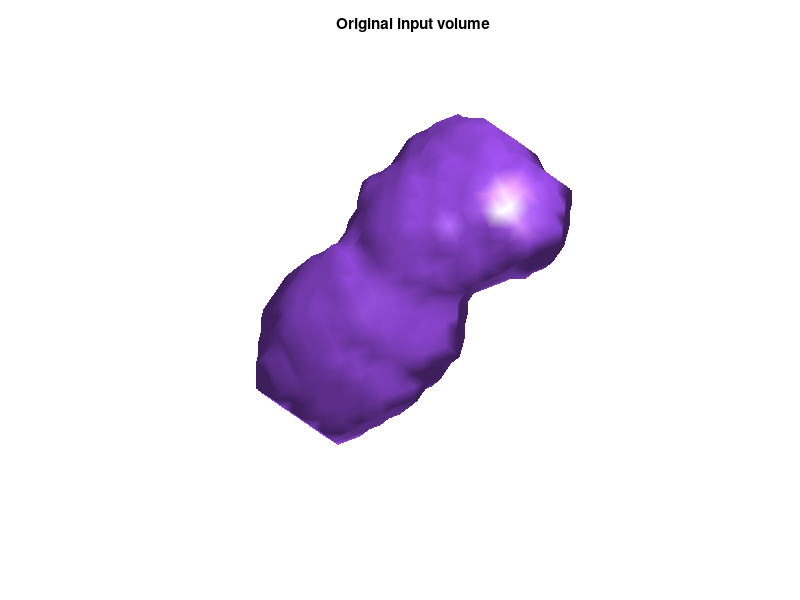

MATLAB code for this plot: (Note: this script raises an error after producing the figure.)
% This is the demo code for experiments on real data follow the two-step 
% strategy in the paper:
%
% [1] J. Wang, M. Zhang, J. Zhang, Y. Wang, Andreas Gahlmann, and S. T. Acton,
% “Graph-theoretic Post-processing of Segmentation with Application to Dense 
% Biofilms.” IEEE Transaction on Image Processing, 30, 8580-8594.(2021)
%
% The post-processing needs may be uncatogorized. See section IV-E in [1].
% First run mode 1: undersegmentation mode; 
% Then run mode 2: oversegmentation mode.
%
% Other related papers:
% [2] BCM3D, DOI: 10.5281/zenodo.4088658
% [3] LCuts, DOI: 10.1109/ICIP.2019.8803064
%
% Latest update: Jan 14, 2021, Jie Wang
%%
clc;clear all; close all;
addpath('support functions');
%% Load data that requires post-processing
% The current demo image is tiff file.
load data_frame10_seg.mat
%%%%% Demo image is labeled segmentation results from [2] %%%%%

%% Sequential step 1: find undersegmented clusters that needs further splitting
% The current selection includes the clusters that is larger than a regular
% bacterial size, or the ones do not present a collinear cell shape.

%%% Parameters %%% 
% based on image resolution and bacterial size
VOLUME_UPPERBOUND = 4/3*pi*4*16+pi*16*50;
CONCAVITY_RATIO = 1.8;
%%%%%%%%%%%%%%%%%%

need_split = [];
labels = sort(unique(L(:)));
num_e = size(unique(L(:)),1)-1;
for n = 1:num_e
    temp_showV = zeros(size(L)); % an intermediate parameter to plot the volume
    temp_showV(L==labels(n+1)) = n;
    figure(1);isosurface(temp_showV,n-1);colormap colorcube;axis equal;axis off;title('Original input volume');
    cc = regionprops3((temp_showV==n),'ConvexVolume');
    s = cc.ConvexVolume/sum(temp_showV==n,'all');
    if size(s,1) >1 
        s = 0;
    end 
    if sum(temp_showV==n,'all')> VOLUME_UPPERBOUND || s>CONCAVITY_RATIO % size and concavity check
       need_split = [need_split;labels(n+1)]; % idx for clusters needs post-processing
    end
end

%% Run m-LCuts mode 1
close all;
%%% Parameters and initializations %%%
showI = 0;
saveI = 0;
distLimit = 5;
sigmaD = 2;
sigmaT = 0.1;
r = [2,6];
sizeLimit = [40,8];
MODE = 1;
postV1 = zeros(size(L));  % ROI volumes after post-processing mode  1
%%%%%%%%%%%%%%%%%%%%%%%%%%%%%%%%%%%%%%
% main
if size(need_split,1)>0
    clear post_segments  post_radii post_radiidx nodes;
    temp_count = 0;
    for n = 1:size(need_split,1)    
        Mask = L(:,:,:)== need_split(n);
        expname = 'results-r/10_exp'+string(n);
        need_splitn = need_split(n);
        [final_Groups,postV] = mLCuts(Mask,MODE,sizeLimit,distLimit,r,sigmaD,sigmaT,expname,L,need_splitn,showI,saveI);%, GT,tG,roi);
        for v = 1:size(unique(postV(:)),1)-1
            temp_count = temp_count+1;
            postV1(postV==v)=temp_count;
        end
        %pause;
        close all;
    end
end

%% Plot current reconstructed volume
no_need_split = [] ;
labels = sort(unique(L(:)));
num_e = size(unique(L(:)),1)-1;
count1 = 0;
Vwhole1 = zeros(size(L)); % reconstructed whole volume after first round
for n = 1:num_e
    temp_showV = zeros(size(L));
    temp_showV(L==labels(n+1)) = n;
    cc = regionprops3((temp_showV==n),'ConvexVolume');
    s = cc.ConvexVolume/sum(temp_showV==n,'all');
    if size(s,1) >1
        s = 0;
    end
    if sum(temp_showV==n,'all')< VOLUME_UPPERBOUND && s<= CONCAVITY_RATIO
       count1 = count1+1;
       Vwhole1(L==labels(n+1)) = count1;
       figure(2);isosurface(temp_showV,n-1);colormap colorcube;axis equal;title('Reconstructed volume after step 1')
       no_need_split = [no_need_split;labels(n+1)];
    end
end
for n = 1:temp_count
    temp_showV = zeros(size(L));
    temp_showV(postV1==n) = n;
    if sum(temp_showV==n,'all')> 0
       count1 = count1+1;
       Vwhole1(postV1==n) = count1;
       figure(2);isosurface(temp_showV,n-1);colormap colorcube;axis equal;axis off;
    end
end

%% Sequential step 2: find over-segmented masks
% The current selection includes the clusters that is smaller than a regular
% bacterial size; in addition, we will find their neighboring segments to
% decide if a connection is needed.
need2 = []; % indices of over-segmented clusters
needV = zeros(size(Vwhole1));
VOLUME_LOWERBOUND = 4/3*pi*4*4*20;
temp_count = 0;
for n = 1:count1
    temp_showV = zeros(size(L));
    currentseg = Vwhole1==n;
    if sum(currentseg(:))< VOLUME_LOWERBOUND
       temp_count = temp_count+1;
       temp_showV(Vwhole1==n) = n;
       needV(Vwhole1==n) = temp_count;
       need2 = [need2;n];
    end
end

% relabel and dilate needV to find its neighboring segments
[L2,num]  = bwlabeln(needV>0);
se = strel('cube',2);
LL = zeros(size(L2));
for r = 1:num
    LL(imdilate(L2 == r,se)) = r;
end

% multiple with input volume (Vwhole1) to find regions of Masks M for local merging;
% connected regions are masking with the same ID in M;
% this can make step 2 faster.
M = zeros(size(L2));
need_merge = []; %indices of all ROI's for merging
for m = 1:num
    temp_V = Vwhole1.*(LL==m);
    ids = unique(temp_V(:));
    for n = 1: size(unique(temp_V(:)),1)-1
        currentseg = Vwhole1 == ids(n+1); 
        if sum(currentseg(:)) <= 4/3*pi*4*16+pi*16*25 % 
            need_merge = [need_merge;ids(n+1)];
            M(Vwhole1 == ids(n+1))=m;          
        end
    end
end

%% Then solve oversegmentation: run m-LCuts mode 2
%%% Parameters and initializations %%%
showI = 0;
saveI = 0;
distLimit =25;
sigmaD = 5;
sigmaT = 0.1;
r = [1,7];
sizeLimit = [4/3*pi*4*4*40,4/3*pi*4*4*8];
MODE = 2; % there's a function in matlab called mode, so just change this paramter name to avoid conflict
postV2 = zeros(size(L));
clear final_Groups postV;
%%%%%%%%%%%%%%%%%%%%%%%%%%%%%%%%%%%%%%
temp_count = 0;
for i = 1:num
    %close all;
    expname = 'results-r/10_2exp'+string(i);
    curMask = (M==i).*Vwhole1; % ROI's in the current masking region
    temp_label = 0;
    Mask = zeros(size(curMask));
    ids = unique(curMask(:));
    for n = 1: size(unique(curMask(:)),1)-1
        temp_label = temp_label+1;
        Mask(curMask == ids(n+1))=temp_label; % relabel the cluster IDs in M==i
    end
    need_splitn = i;
    
    [final_Groups,postV] = mLCuts(Mask,MODE,sizeLimit,distLimit,r,sigmaD,sigmaT,expname,Vwhole1,need_splitn,showI,saveI);    
    for v = 1:size(unique(postV(:)),1)-1
        temp_count = temp_count+1;
        postV2(postV==v)=temp_count; % num of cells after post-processing
    end
end
%% Reconstruct the final volume
Vend = zeros(size(Vwhole1));% final reconstructed volume
count2 = 0;

for n = 1:count1
    temp_showV = zeros(size(L));
    currentseg = Vwhole1==n;
    if sum(currentseg(:))> VOLUME_LOWERBOUND && ~ismember(n,need_merge)
       count2 = count2+1;
       temp_showV(Vwhole1==n) = n;
       Vend(Vwhole1==n) = count2;
       figure(3);isosurface(temp_showV,n-1);colormap colorcube;axis equal;title('Reconstructed volume after step 2')
    end
end
for n = 1:temp_count
    temp_showV = zeros(size(L));
    temp_showV(postV2==n) = n;
    % to get the final reconstruction, one can also select to filter out
    % the too small noisy clutter
    if sum(temp_showV==n,'all')> 4/3*pi*4*4*4 
       count2 = count2+1;
       Vend(postV2==n) = count2;
       figure(3);isosurface(temp_showV,n-1);colormap colorcube;axis equal;axis off;
    end
end